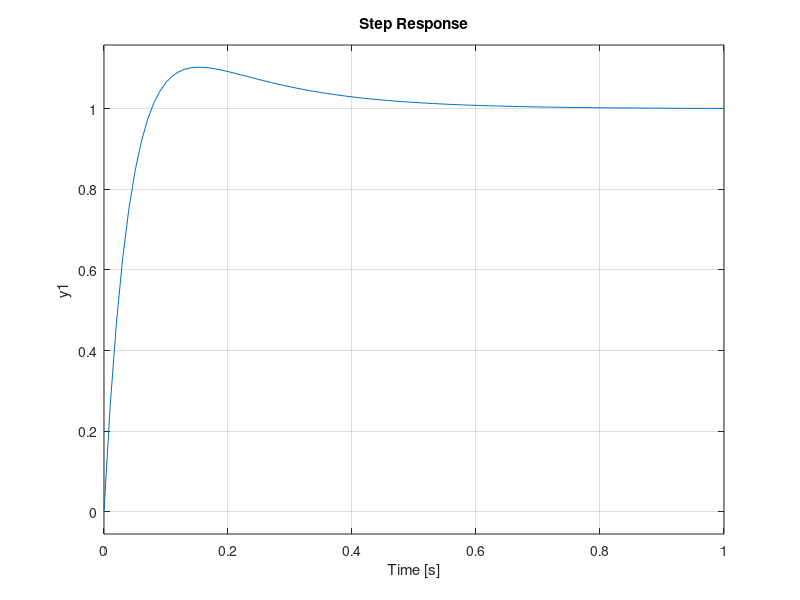

Here is the MATLAB script that generated this plot:
clear;
close all;
clc;

f = 5;
gc = tf([1 f],1);
h = tf(1,[1 0 0]);
Gs = series(h,gc);
tr_max = 0.3;
mp_max = 0.1;
z = sqrt(log(mp_max).^2/(pi.^2+log(mp_max).^2));
w = (2.16*z+0.6)/tr_max;
rlocus(Gs)
sgrid(z,w)
%για Κ=29.7 πληρουμε τις προυποθεσεις
kd_new = 29.7;
kp_new = f*kd_new;
gc_final = tf([kd_new kp_new],1);
step(feedback(series(gc_final,h),1))